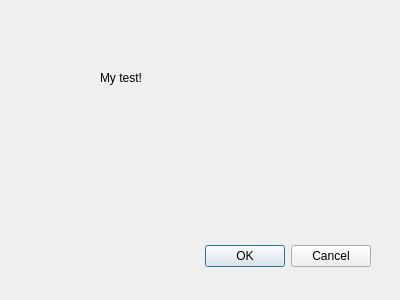
<?xml version="1.0" encoding="UTF-8"?>
<ui version="4.0">
 <class>Dialog</class>
 <widget class="QDialog" name="Dialog">
  <property name="geometry">
   <rect>
    <x>0</x>
    <y>0</y>
    <width>400</width>
    <height>300</height>
   </rect>
  </property>
  <property name="windowTitle">
   <string>Dialog</string>
  </property>
  <widget class="QDialogButtonBox" name="buttonBox">
   <property name="geometry">
    <rect>
     <x>30</x>
     <y>240</y>
     <width>341</width>
     <height>32</height>
    </rect>
   </property>
   <property name="orientation">
    <enum>Qt::Horizontal</enum>
   </property>
   <property name="standardButtons">
    <set>QDialogButtonBox::Cancel|QDialogButtonBox::Ok</set>
   </property>
  </widget>
  <widget class="QLabel" name="label">
   <property name="geometry">
    <rect>
     <x>100</x>
     <y>70</y>
     <width>57</width>
     <height>15</height>
    </rect>
   </property>
   <property name="text">
    <string>My test!</string>
   </property>
  </widget>
 </widget>
 <resources/>
 <connections>
  <connection>
   <sender>buttonBox</sender>
   <signal>accepted()</signal>
   <receiver>Dialog</receiver>
   <slot>accept()</slot>
   <hints>
    <hint type="sourcelabel">
     <x>248</x>
     <y>254</y>
    </hint>
    <hint type="destinationlabel">
     <x>157</x>
     <y>274</y>
    </hint>
   </hints>
  </connection>
  <connection>
   <sender>buttonBox</sender>
   <signal>rejected()</signal>
   <receiver>Dialog</receiver>
   <slot>reject()</slot>
   <hints>
    <hint type="sourcelabel">
     <x>316</x>
     <y>260</y>
    </hint>
    <hint type="destinationlabel">
     <x>286</x>
     <y>274</y>
    </hint>
   </hints>
  </connection>
 </connections>
</ui>
